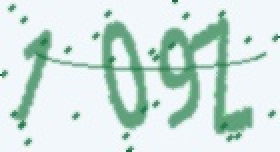
#> input picture data/moreBetter/captchas/109Z.jpg, 140 x 76 px (shown 2 times larger); its folder holds only this picture in this run
$ jupyter execute --allow-errors Agent.ipynb   (shell and % lines are left out)
#> lines starting #> are read from the running program, lines starting #| are printed output that depends on the picture; after the words box and inside, x2 and y2 are one past the last pixel; in counts of white or black regions, pixels touching at a corner belong together
### noise_remover.py
import os
import cv2
import scipy.ndimage
import numpy as np

class NoiseRemover():
    def _erase_circles(img, circles):
        circles = circles[0] # hough circles returns a nested list for some reason
        for circle in circles:
            x = circle[0] # x coordinate of circle's center
            y = circle[1] # y coordinate of circle's center
            r = circle[2] # radius of circle
            img = cv2.circle(img, center = (int(x), int(y)), radius = int(r), color = (255), thickness = 2) # erase circle by making it white (to match the image background)
        return img

    def _detect_and_remove_circles(img):
        hough_circle_locations = cv2.HoughCircles(img, method = cv2.HOUGH_GRADIENT, dp = 1, minDist = 1, param1 = 50, param2 = 5, minRadius = 0, maxRadius = 2)
        if hough_circle_locations is not None:
            img = NoiseRemover._erase_circles(img, hough_circle_locations)
        return img

    def remove_all_noise(img):
        # run some basic tests to get rid of easy-to-remove noise -- first pass
        img = ~img # white letters, black background
        img = cv2.erode(img, np.ones((2, 2), np.uint8), iterations = 1) # weaken circle noise and line noise
        img = ~img # black letters, white background
        img = scipy.ndimage.median_filter(img, (5, 1)) # remove line noise
        img = scipy.ndimage.median_filter(img, (1, 3)) # weaken circle noise
        img = cv2.erode(img, np.ones((2, 2), np.uint8), iterations = 1) # dilate image to initial stage (erode works similar to dilate because we thresholded the image the opposite way)
        img = scipy.ndimage.median_filter(img, (3, 3)) # remove any final 'weak' noise that might be present (line or circle)

        # detect any remaining circle noise
        img = NoiseRemover._detect_and_remove_circles(img) # after dilation, if concrete circles exist, use hough transform to remove them

        # eradicate any final noise that wasn't removed previously -- second pass
        img = cv2.dilate(img, np.ones((3, 3), np.uint8), iterations = 1) # actually performs erosion
        img = scipy.ndimage.median_filter(img, (5, 1)) # finally completely remove any extra noise that remains
        img = cv2.erode(img, np.ones((3, 3), np.uint8), iterations = 2) # dilate image to make it look like the original
        img = cv2.dilate(img, np.ones((3, 3), np.uint8), iterations = 1) # erode just a bit to polish fine details

        return img

### character_segmenter.py
import cv2
import numpy as np
import math

class CharacterSegmenter():
    def find_nonzero_intervals(vec):
        zero_elements = (vec == 0) * 1 # mark zero-elements as 1 and non-zero elements as 0
        nonzero_borders = np.diff(zero_elements) # find diff between each element and its neighbor (-1 and 1 represent borders, 0 represents segment or non-segment element)
        edges, = np.nonzero(nonzero_borders) # NOTE: comma is vital to extract first element from tuple
        edge_vec = [edges+1] # helps maintain zero-indexing properties (not important to discuss)
        if vec[0] != 0: # special case: catch a segment that starts at the beginning of the array without a 0 border
            edge_vec.insert(0, [0]) # index 0 goes at the beginning of the list to remain proper spatial ordering of intervals
        if vec[-1] != 0: # special case: catch a segment that ends at the end of the array without a 0 border
            edge_vec.append([len(vec)]) # goes at the end of the list to remain proper spatial ordering of intervals
        edges = np.concatenate(edge_vec) # generate final edge list containing indices of 0 elements bordering non-zero segments
        interval_pairs = [(edges[i], edges[i+1]) for i in range(0, len(edges)-1, 2)] # pair up start and end indices
        interval_lengths = [pair[1] - pair[0] for pair in interval_pairs]
        return interval_pairs, interval_lengths

    def squarify_image(img):
        # reshape character crop from (height x width) to (height x height) where height > width
        img_height, img_width = img.shape
        if img_height > img_width: # make the image fatter
            padding = (img_height - img_width) / 2 # force crop to go from 76 x crop_width to 76 x 76 so we can train a CNN
            img = cv2.copyMakeBorder(img, top = 0, bottom = 0, left = math.floor(padding), right = math.ceil(padding), borderType = cv2.BORDER_CONSTANT, value = 255)
        elif img_height < img_width: # make the image skinnier
            margin = (img_width - img_height) / 2
            begin_column = int(0 + math.floor(margin))
            end_column = int(img_width - math.ceil(margin))
            img = img[:, begin_column : end_column]
        return img

    def get_components(img):
        # find number of components
        img = ~img
        ret, markers_original = cv2.connectedComponents(img)

        placeholder = ~img

        # perform watershed segmentation
        img = cv2.cvtColor(img, cv2.COLOR_GRAY2RGB)
        markers = cv2.watershed(~img, markers_original)

        markers[placeholder == 255] = -1
        unique_markers = np.unique(markers)

        masks = []
        mask_sizes = []
        mask_start_indices = []
        mask_char_pixels_arrs = []
        if len(unique_markers) > 1:
            for marker in unique_markers[1:]:
                # extract the mask
                mask = np.array((markers != marker) * 255, np.uint8)
                image_height = mask.shape[0]
                num_white_pixels = (mask.sum(axis = 0) / 255) # count number of 255-valued (white) pixels in each column
                num_char_pixels = image_height - num_white_pixels
                mask_start_index = np.nonzero(num_char_pixels > 0)[0][0]

                # crop image to only tightly wrap around the character
                interval, _ = CharacterSegmenter.find_nonzero_intervals(num_char_pixels)
                start, end = interval[0]
                mask = mask[:, start:end]

                # count number of pixels corresponding to a character in the image
                char_pixels_arr = np.count_nonzero(mask == 0, axis = 0)
                num_black_pixels = np.sum(char_pixels_arr)

                # meta information about the mask
                masks.append(mask)
                mask_sizes.append(num_black_pixels)
                mask_start_indices.append(mask_start_index)
                mask_char_pixels_arrs.append(char_pixels_arr)
        return (masks, mask_sizes, mask_start_indices, mask_char_pixels_arrs)

    def segment_characters(masks, mask_sizes, mask_start_indices, mask_char_pixel_arrs):
        # prune out characters with too few pixels (they're just noise)
        masks = [masks[i] for i in range(len(masks)) if mask_sizes[i] > 100]
        mask_start_indices = [mask_start_indices[i] for i in range(len(mask_start_indices)) if mask_sizes[i] > 100]
        mask_char_pixel_arrs = [mask_char_pixel_arrs[i] for i in range(len(mask_char_pixel_arrs)) if mask_sizes[i] > 100]
        mask_sizes = [size for size in mask_sizes if size > 100]

        iters = 0
        while len(masks) < 4 and len(masks) > 0 and iters < 10: # while we haven't found 4 intervals representing 4 characters
            largest_mask_index = np.argmax(mask_sizes) # index of longest interval (split up largest interval because it's the most likely one to have more than one character)

            largest_mask = masks[largest_mask_index]
            largest_mask_size = mask_sizes[largest_mask_index]
            mask_start_index = mask_start_indices[largest_mask_index] # unwrap interval tuple
            mask_char_pixels = mask_char_pixel_arrs[largest_mask_index]

            # when splitting up an interval that might contain 2 characters, we COULD split it directly down the middle, but that's a naive approach
            # instead, just say the best candidate column index to split the characters is the column with the fewest black pixels that's in the middle of this interval (if you include the edges, those might be labeled as the 'best candidate', when in reality they're just the beginning or end edge of a character, and not at the intersection of the two characters)
            padding_value = 0.49 if largest_mask_size < 2200 else 0.1
            margin_length = int(largest_mask.shape[1] * padding_value) # only consider candidates in the middle (padding_value)% of the interval (to remove noisy results on edges of characters), so remove 25% of the interval to the left and 25% of the interval to the right
            new_interval_start = margin_length # start index in the middle (padding_value)% of this interval
            new_interval_end = largest_mask.shape[1] - margin_length # end index in the middle (padding_value)% of this interval
            divider_offset = np.argmin(mask_char_pixels[new_interval_start : new_interval_end]) # found the best candidate column to split the characters -- call this the offset of the character divider from the true start index of the interval

            # preprocess left sub-mask
            left_start = 0
            left_end = new_interval_start + divider_offset
            left_mask = largest_mask[:, left_start : left_end]
            left_char_pixels = mask_char_pixels[left_start : left_end]
            left_start_index = mask_start_index
            left_mask_size = np.sum(left_char_pixels)

            # preprocess right sub-mask
            right_start = new_interval_start + divider_offset
            right_end = largest_mask.shape[1]
            right_mask = largest_mask[:, right_start : right_end]
            right_char_pixels = mask_char_pixels[right_start : right_end]
            right_start_index = mask_start_index + new_interval_start + divider_offset
            right_mask_size = np.sum(right_char_pixels)

            # replace the 'super-interval' (most likely containing two characters) in the intervals list with the two new sub-intervals
            masks[largest_mask_index] = left_mask
            masks.insert(largest_mask_index + 1, right_mask)
            mask_sizes[largest_mask_index] = left_mask_size
            mask_sizes.insert(largest_mask_index + 1, right_mask_size)
            mask_start_indices[largest_mask_index] = left_start_index
            mask_start_indices.insert(largest_mask_index + 1, right_start_index)
            mask_char_pixel_arrs[largest_mask_index] = left_char_pixels
            mask_char_pixel_arrs.insert(largest_mask_index + 1, right_char_pixels)

            # prune out characters with too few pixels (they're just noise)
            masks = [masks[i] for i in range(len(masks)) if mask_sizes[i] > 100]
            mask_start_indices = [mask_start_indices[i] for i in range(len(mask_start_indices)) if mask_sizes[i] > 100]
            mask_char_pixel_arrs = [mask_char_pixel_arrs[i] for i in range(len(mask_char_pixel_arrs)) if mask_sizes[i] > 100]
            mask_sizes = [size for size in mask_sizes if size > 100]

            iters += 1
        return masks, mask_start_indices

### Agent.ipynb
[cell 1]
import torch
import torch.nn as nn
import torch.optim as optim
from torch.utils.data import DataLoader
from torch.utils.data import Dataset
from torch.utils.data import sampler
import tensorflow as tf
import torchvision
import torchvision.datasets as dset
import torchvision.transforms as T
import cv2
from google.colab import drive
import matplotlib.pyplot as plt
from PIL import Image
import pandas as pd

import time, os, json
from skimage import io, transform

import torch.nn.functional as F
import numpy as np

[cell 2]
from google.colab import drive
drive.mount('/content/drive/')
import sys
import os
py_file_location = "/content/drive/My Drive/captcha-solver"
sys.path.append(os.path.abspath(py_file_location))
!cd "/content/drive/My Drive/captcha-solver"

[cell 3]
import character_segmenter
from noise_remover import NoiseRemover
from character_segmenter import CharacterSegmenter

[cell 4]
USE_GPU = True

dtype = torch.float32 # we will be using float throughout this tutorial

#> (the rest of this cell did not finish here and is left out)

[cell 5]
X_=[]
y_=[]

num_bad_captchas=0
for dirname, _, filenames in os.walk('/content/drive/MyDrive/captcha-solver/data/moreBetter/captchas'):
    for filename in filenames:
        img_fn = os.path.split(filename)[1] # convert from "data/captchas/1ZX0.jpg" to "1ZX0.jpg"
        captcha_label = img_fn.split(".")[0] # convert from "1ZX0.jpg" to "1ZX0"

        path=os.path.join(dirname, filename)
        img = cv2.imread(path, cv2.IMREAD_GRAYSCALE)
        _, img = cv2.threshold(img, 230, 255, cv2.THRESH_BINARY)
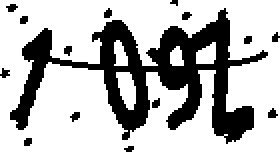
#> img: shape (76, 140) (shown 2 times larger); 71.7% white; 15 black regions (14 under 20 px), largest, box (x1, y1, x2, y2) and area: (5, 4, 134, 72) 2812
        # clean up the image by removing noise

        clean_image = NoiseRemover.remove_all_noise(img)
#> in remove_all_noise, `img = scipy.ndimage.median_filter(img, (3, 3)) # remove any final 'wea..`:
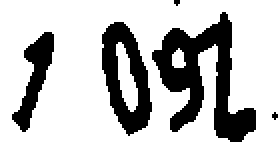
#> img: shape (76, 140) (shown 2 times larger); 75.6% white; 5 black regions (2 under 20 px), largest, box (x1, y1, x2, y2) and area: (76, 6, 128, 71) 1401, (51, 11, 76, 68) 758, (6, 16, 27, 66) 419
#> in _detect_and_remove_circles, `hough_circle_locations = cv2.HoughCircles(img, method = cv2.HOUGH_GRAD..`: hough_circle_locations = [[136.5, 57.5, 1.1]]
#> the loop in _erase_circles, `for circle in circles:` made 1 pass

        masks, mask_sizes, mask_start_indices, mask_char_pixels_arrs = CharacterSegmenter.get_components(clean_image)
#> in get_components, `ret, markers_original = cv2.connectedComponents(img)`:
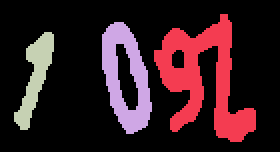
#> markers_original: shape (76, 140) int32 (shown 2 times larger); 4 distinct labels, from 0 to 3; one colour per label, 0 black
#> in get_components, `ret, markers_original = cv2.connectedComponents(img)`: ret = 4
#> in get_components, `markers = cv2.watershed(~img, markers_original)`:
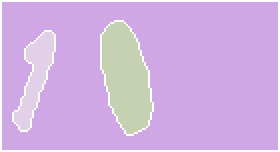
#> markers: shape (76, 140) int32 (shown 2 times larger); 4 distinct labels, from -1 to 3; one colour per label, 0 black, -1 white
#> in get_components, `markers[placeholder == 255] = -1`:
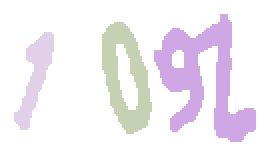
#> markers: shape (76, 140) int32 (shown 2 times larger); 4 distinct labels, from -1 to 3; one colour per label, 0 black, -1 white
#> in get_components, `unique_markers = np.unique(markers)`: unique_markers = [-1, 1, 2, 3]
#> the loop in get_components, `for marker in unique_markers[1:]:` made 3 passes
#> (mask_start_index, interval_lengths in find_nonzero_intervals, start, end, num_black_pixels) on passes 1 to 3: (77, [51], 77, 128, 1403), (51, [25], 51, 76, 763), (7, [20], 7, 27, 410)
#> pass 1, in get_components, `mask = np.array((markers != marker) * 255, np.uint8)`:
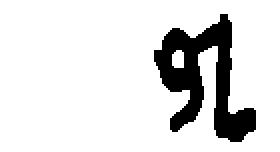
#> mask: shape (76, 140) (shown 2 times larger); 86.8% white; 1 black region, box (x1, y1, x2, y2) and area: (77, 7, 128, 71) 1403
#> pass 1, in get_components, `mask = mask[:, start:end]`:
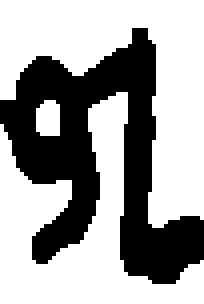
#> mask: shape (76, 51) (shown 4 times larger); 63.8% white; 1 black region, box (x1, y1, x2, y2) and area: (0, 7, 51, 71) 1403
#> after the loop in get_components, `for marker in unique_markers[1:]:`: mask_char_pixels_arrs = 3 items; mask_sizes = [1403, 763, 410]; mask_start_indices = [77, 51, 7]; masks = 3 items
#> masks = 3 items; mask_sizes = [1403, 763, 410]; mask_start_indices = [77, 51, 7]; mask_char_pixels_arrs = 3 items
        if len(masks) == 0:
          num_bad_captchas += 1
          continue

        # segment and extract characters
        masks, mask_start_indices = CharacterSegmenter.segment_characters(masks, mask_sizes, mask_start_indices, mask_char_pixels_arrs)
#> in segment_characters, `mask_start_indices = [mask_start_indices[i] for i in range(len(mask_st..`: mask_start_indices = [77, 51, 7]
#> in segment_characters, `mask_char_pixel_arrs = [mask_char_pixel_arrs[i] for i in range(len(mas..`: mask_char_pixel_arrs = 3 items
#> in segment_characters, `mask_sizes = [size for size in mask_sizes if size > 100]`: mask_sizes = [1403, 763, 410]
#> the loop in segment_characters, `while len(masks) < 4 and len(masks) > 0 and iters < 10: # while we hav..` made 1 pass
#> (largest_mask_index, largest_mask_size, mask_start_index, padding_value, margin_length, new_interval_start, new_interval_end, divider_offset) on pass 1: (0, 1403, 77, 0.49, 24, 24, 27, 1)
#> pass 1, in segment_characters, `left_mask = largest_mask[:, left_start : left_end]`:
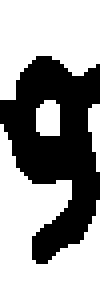
#> left_mask: shape (76, 25) (shown 4 times larger); 61.8% white; 1 black region, box (x1, y1, x2, y2) and area: (0, 14, 25, 66) 726
#> pass 1, in segment_characters, `right_mask = largest_mask[:, right_start : right_end]`:
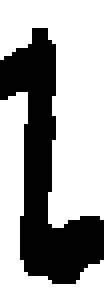
#> right_mask: shape (76, 26) (shown 4 times larger); 65.7% white; 1 black region, box (x1, y1, x2, y2) and area: (0, 7, 26, 71) 677
#> after the loop in segment_characters, `while len(masks) < 4 and len(masks) > 0 and iters < 10: # while we hav..`: iters = 1
#> masks = 4 items; mask_start_indices = [77, 102, 51, 7]
        if not len(masks) == 4:
            num_bad_captchas += 1
            continue


    # reorder masks and starting indices in ascending order to align them with the proper character for labeling
        mask_start_indices, indices = zip(*sorted(zip(mask_start_indices, [i for i in range(len(mask_start_indices))]))) # make sure intervals are in left-to-right order so we can segment characters properly
#> mask_start_indices = (7, 51, 77, 102); indices = (3, 2, 0, 1)
        masks = [masks[i] for i in indices]
        char_infos = [(masks[i], captcha_label[i]) for i in range(len(masks))]
#> char_infos = 4 items

    # save characters to disk
        for index, char_info in enumerate(char_infos):
            char_crop, label = char_info

        # reshape character crop to 76x76
            char_crop = CharacterSegmenter.squarify_image(char_crop)
            char_crop = ~char_crop

        # save digit to file so we can train a CNN later
            X_.append(np.array(Image.fromarray(char_crop)).reshape(1,76,76)   )
            y_.append(captcha_label[index])
#> this loop made 4 passes
#> (label, img_width in squarify_image, padding in squarify_image) on passes 1 to 4: ('1', 20, 28), ('0', 25, 25.5), ('9', 25, 25.5), ('Z', 26, 25)
#> pass 1, `char_crop, label = char_info`:
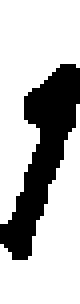
#> char_crop: shape (76, 20) (shown 4 times larger); 73% white; 1 black region, box (x1, y1, x2, y2) and area: (0, 16, 20, 65) 410
#> after the loop, X_ = 4 items; y_ = ['1', '0', '9', 'Z']
#> (the rest of the program and of its run is left out)
